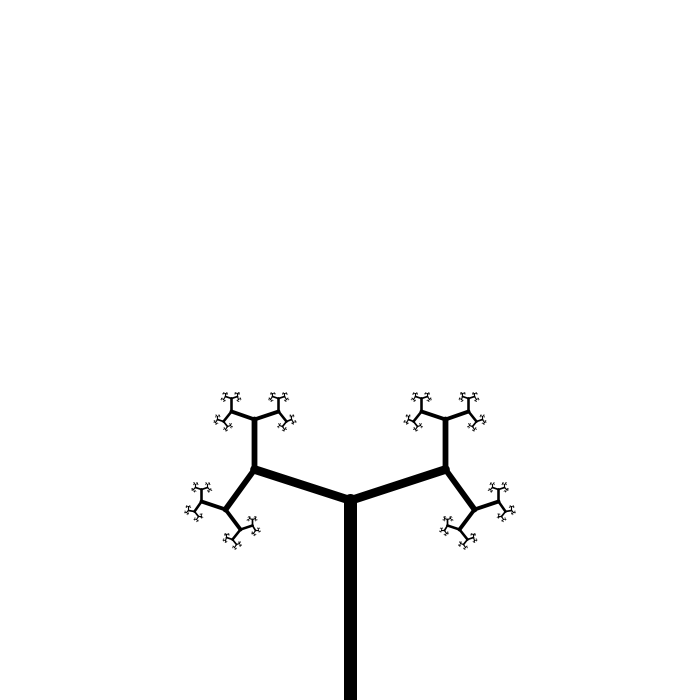
Frame 1 (no input)
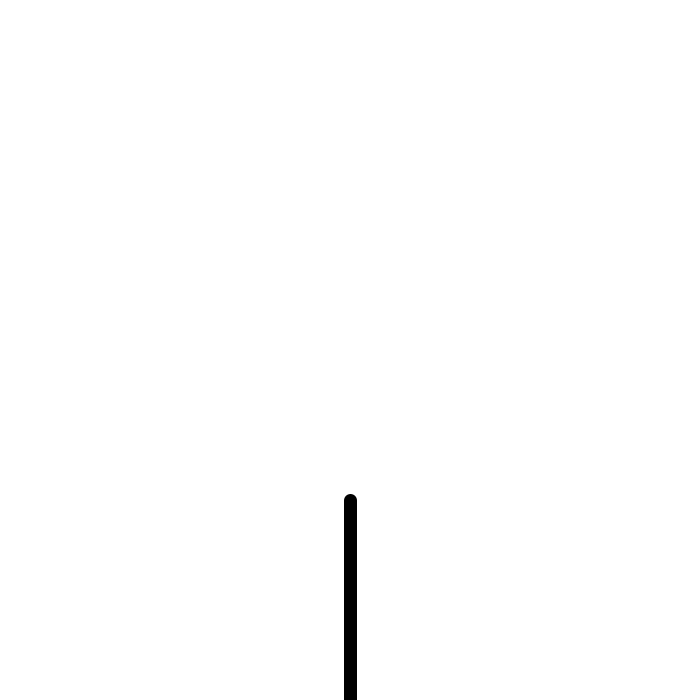
Frame 60 (the mouse pressed at the canvas centre just before this capture)
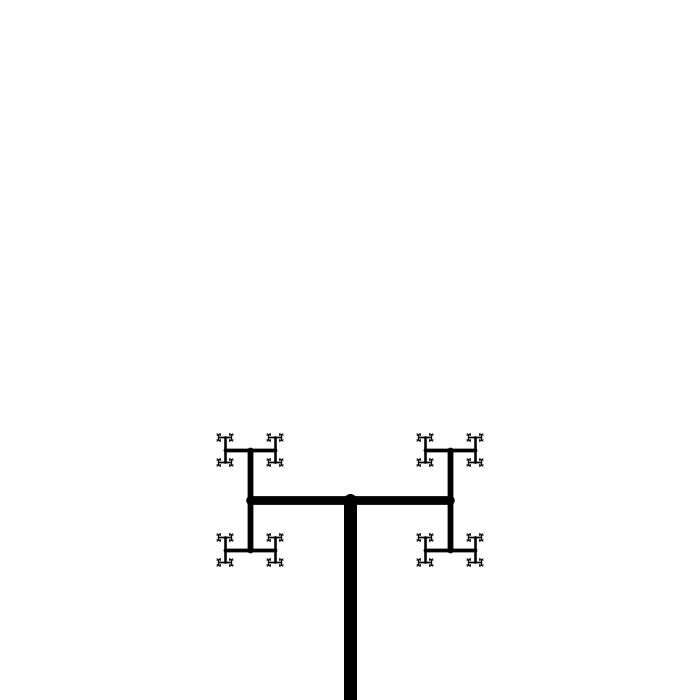
Frame 120 (the mouse held since frame 60 and released just before this capture)

The Processing sketch that drew these frames (run headless with seeded random() and noise(); from frame 60 on, the mouse is pressed at the canvas centre):

// Processing sketch: processing_154071
// ── processing_154071.pde

Branch branch;

int depth = 13;
float startLength = 200;
float lengthMultiplied = 0.5; // at least 2?
float theAngle = PI/2.5;

void setup(){
  size(700,700);
  
  branch = new Branch(width/2,height,startLength,PI/2, 0); // x y l a
}

void draw(){
  background(255);
  branch.drawBranch();
  
  theAngle = map(mouseY,height,0,0,PI);  
  lengthMultiplied = map(mouseX,0,width,0,1);

  branch.updateBranches(width/2,height,startLength,PI/2);
    
}

class Branch{
  
  float l;
  float sX;
  float sY;
  float eX;
  float eY;
  float angle;
  
  int number;
  
  Branch firstBranch;
  Branch secondBranch;
  
  Branch(float tX, float tY, float tL, float tA, int tNumber){
    number = tNumber;
    
    sX = tX;
    sY = tY;
    l = tL;
    angle = tA;
    
    eY = sY - sin(angle) * l;
    eX = sX + cos(angle) * l;
    
    if(number < depth){
      nextBranches();
    }
  }
  
  
  void drawBranch(){   
    float lineWidth = depth;
    
    for(int i = 0; i < number; i++){
      lineWidth/=1.5;
    }
    
    strokeWeight(lineWidth);
    
    line(sX,sY,eX,eY);
    
    if(firstBranch != null){
      firstBranch.drawBranch();
    }
    if(secondBranch != null){
      secondBranch.drawBranch();
    }
  }
  
  void nextBranches(){
    firstBranch =  new Branch(eX, eY, l*lengthMultiplied, angle+theAngle, number+1);
    secondBranch = new Branch(eX, eY, l*lengthMultiplied, angle-theAngle, number+1);  
  }
  
  void updateBranches(float tX, float tY, float tL, float tA){
    if(number != 0){
      // change angle
      sX = tX;
      sY = tY;
      l = tL;
      angle = tA;
      
      eY = sY - sin(angle) * l;
      eX = sX + cos(angle) * l;
    }
    
    // update next
    if(number < depth){
      firstBranch.updateBranches(eX, eY, l*lengthMultiplied, angle+theAngle);
      secondBranch.updateBranches(eX, eY, l*lengthMultiplied, angle-theAngle);
    }
  }
}
